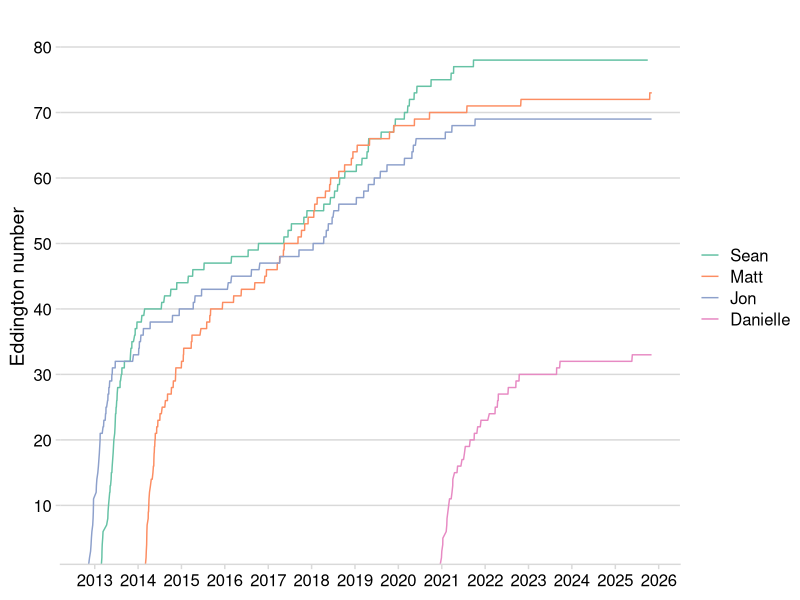

The R script that drew this image: (Note: this script raises an error after producing the figure.)
#' ::::::::::::::::::::::::::::::::::::::::::
#' Script name: 03_animate_friends_data.R
#' Author: Danielle Ferraro
#' Date: 2025-11-09
#' Purpose:
#' Make a fun animation of friends' data over time
#' ::::::::::::::::::::::::::::::::::::::::::
#' Notes:
#' Saves .gif out to figures/eddington_animation.gif
#' ::::::::::::::::::::::::::::::::::::::::::

#### Setup ####

library(here)
library(tidyverse)
library(gganimate)

#### Load data ####

# Convert date and get each person's current E as a column
data <- read_csv(here("data", "clean_eddington_data.csv")) |>
  mutate(date = as.POSIXct(date)) |>
  group_by(name) |>
  mutate(current_E = max(E)) |>
  ungroup() |>
  mutate(name = fct_reorder(str_to_sentence(name), current_E, .desc = TRUE))


#### Plot ####

# Static plot
(static <- ggplot(data = data, aes(x = date, y = E, color = name)) +
  geom_line() +
  labs(y = "Eddington number", x = "Date") +
  scale_x_datetime(date_breaks = "1 year", date_labels = "%Y") +
  scale_y_continuous(n.breaks = 7, expand = expansion(mult = c(0, 0.1))) +
  scale_color_brewer(palette = "Set2") +
  labs(x = NULL, color = NULL) +
  cowplot::theme_minimal_hgrid(font_size = 14))

animated <- ggplot(data = data, aes(x = date, y = E, color = name)) +
  geom_line() +
  geom_text(
    aes(label = paste0(name, ": ", E)),
    hjust = -0.2, # Move text slightly right of the line tip
    size = 6.5
  ) +
  labs(y = "Eddington number", x = "Date") +
  scale_x_datetime(
    date_breaks = "1 year",
    date_labels = "%Y",
    expand = expansion(mult = c(0, 0.2))
  ) +
  scale_y_continuous(n.breaks = 7, expand = expansion(mult = c(0, 0.1))) +
  scale_color_brewer(palette = "Set2") +
  coord_cartesian(clip = 'off') +
  labs(x = NULL, color = NULL) +
  cowplot::theme_minimal_hgrid(font_size = 20) +
  theme(legend.position = "none") + # Hide legend
  # Animate
  transition_reveal(date)

# Render
animate(
  animated,
  fps = 10,
  duration = 10,
  end_pause = 35,
  width = 800,
  height = 500,
  render = gifski_renderer()
)

# Save
anim_save("eddington_animation.gif")
